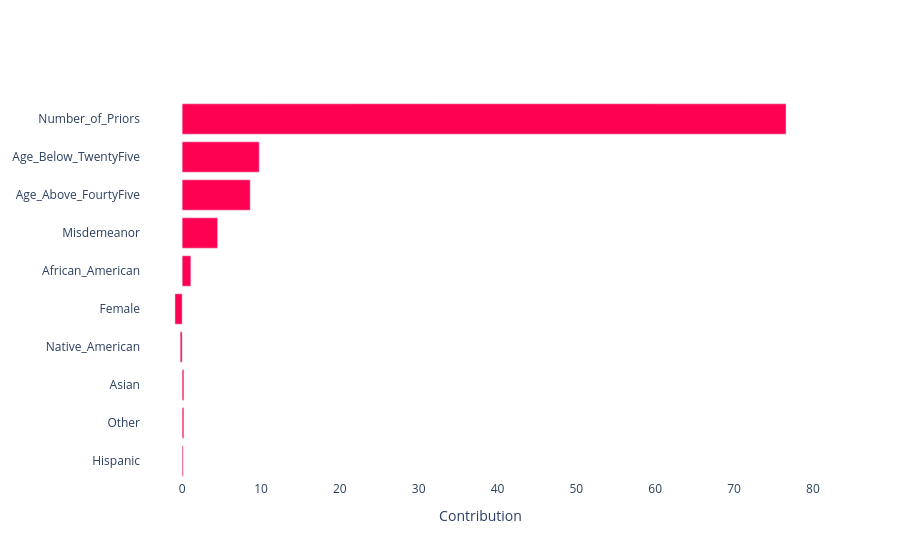

This figure's notebook cell:
### Code cell
phi, phi_i = load_xper(FEATURE_SET)
xper_test = test.subset(phi_i.index)  # the rows XPER was computed on

viz.bar_plot(
    XPER_values=(phi.to_numpy(), phi_i.to_numpy()),
    X_test=xper_test.X,
    labels=list(xper_test.X.columns),
    p=len(xper_test.X.columns),  
    percentage=True,
)

### Figure 1 — Plotly figure (JSON) as saved in the notebook; plotly's stock layout.template omitted (floating-point values rounded to 4 significant figures)
{"data": [{"marker": {"color": [76.6, 9.77, 8.632, 4.5, 1.103, -0.9145, -0.2506, 0.2178, 0.2136, 0.1319], "colorscale": [[0, "rgb(255, 1, 82)"], [1, "rgb(255, 1, 82)"]]}, "orientation": "h", "type": "bar", "x": [76.6, 9.77, 8.632, 4.5, 1.103, -0.9145, -0.2506, 0.2178, 0.2136, 0.1319], "y": ["Number_of_Priors", "Age_Below_TwentyFive", "Age_Above_FourtyFive", "Misdemeanor", "African_American", "Female", "Native_American", "Asian", "Other", "Hispanic"]}], "layout": {"plot_bgcolor": "white", "showlegend": false, "xaxis": {"title": {"text": "Contribution"}}, "yaxis": {"autorange": "reversed"}}}
